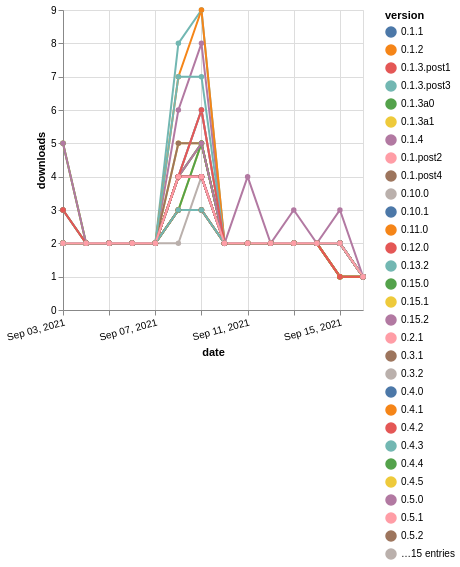

Write a Vega-Lite specification for this figure.
### Vega-Lite specification from a JSON file in a GitHub repository (floating-point values rounded to 4 significant figures; data arrays with more than 128 entries replaced by an {"elided": "..."} marker saying what was removed)
{"$schema": "https://vega.github.io/schema/vega-lite/v5.json", "description": "A simple bar chart with embedded data.", "data": {"values": {"elided": "616 records"}}, "width": "container", "mark": {"type": "line", "point": {"filled": true}}, "encoding": {"x": {"field": "date", "type": "temporal", "timeUnit": "yearmonthdate", "title": "date", "axis": {"labelAngle": -15}}, "y": {"field": "delta", "type": "quantitative", "title": "downloads"}, "color": {"field": "version", "type": "nominal"}, "tooltip": {"field": "delta"}}}
